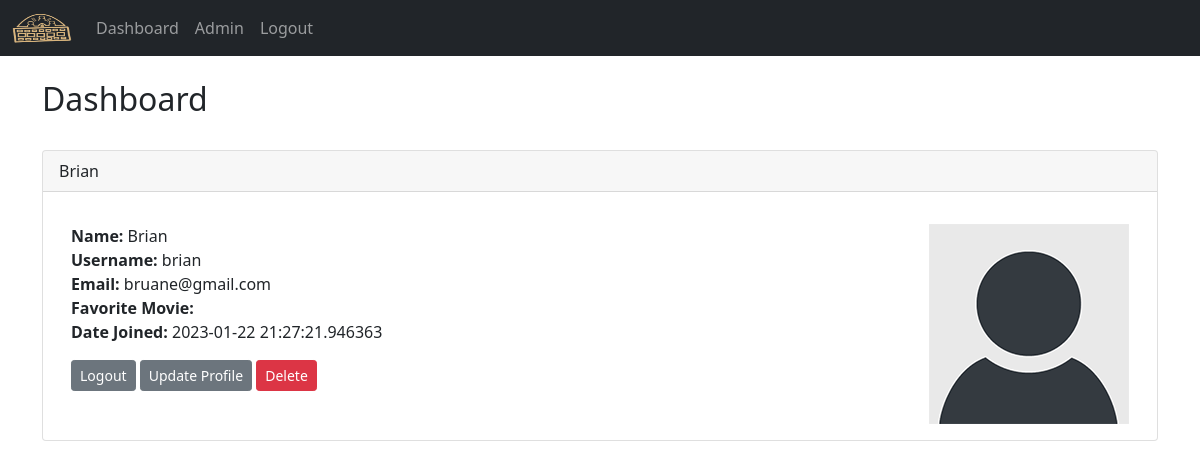
The app's page /dashboard (signed in) with its own data.
### app.py (models this page shows, shortened)
class Users(db.Model, UserMixin):
    id = db.Column(db.Integer, primary_key=True)
    username = db.Column(db.String(20), nullable=False, unique=True)
    name = db.Column(db.String(200), nullable=False)
    email = db.Column(db.String(120), nullable=False, unique=True)
    favorite_movie = db.Column(db.String(120))
    about_author = db.Column(db.Text(), nullable=True)
    date_added = db.Column(db.DateTime, default=datetime.utcnow)
    profile_pic = db.Column(db.String(), nullable=True)
    password_hash = db.Column(db.String(128))
    posts = db.relationship('Posts', backref='poster')
    @property
    def password(self):
        raise AttributeError('password is not a readable attribute!')

### app.py (the view)
@app.route('/dashboard', methods=['GET', 'POST'])
@login_required
def dashboard():
    form = UserForm()
    id = current_user.id
    name_to_update = Users.query.get_or_404(id)
    if request.method == "POST":
        name_to_update.name = request.form['name']
        name_to_update.email = request.form['email']
        name_to_update.favorite_movie = request.form['favorite_movie']
        name_to_update.username = request.form['username']
        name_to_update.about_author = request.form['about_author']
        if request.files['profile_pic']:
            name_to_update.profile_pic = request.files['profile_pic']
            pic_filename = secure_filename(name_to_update.profile_pic.filename)
            pic_name = str(uuid.uuid1()) + "_" + pic_filename
            saver = request.files['profile_pic']
            name_to_update.profile_pic = pic_name
            try:
                db.session.commit()
                saver.save(os.path.join(app.config['UPLOAD_FOLDER'], pic_name))
                flash("User Updated Successfully!")
                return render_template("dashboard.html",
                                       form=form,
                                       name_to_update=name_to_update)
            except:
                flash("Error!  Looks like there was a problem...try again!")
                return render_template("dashboard.html",
                                       form=form,
                                       name_to_update=name_to_update)
        else:
            db.session.commit()
            flash("User Updated Successfully!")
            return render_template("dashboard.html",
                                   form=form,
                                   name_to_update=name_to_update)
    else:
        return render_template("dashboard.html",
                               form=form,
                               name_to_update=name_to_update,
                               id=id)
    return render_template('dashboard.html')

### app.py (called while the page is built)
@login_manager.user_loader
def load_user(user_id):
    return Users.query.get(int(user_id))

@app.context_processor
def base():
    form = SearchForm()
    return dict(form=form)

### templates/dashboard.html (shortened to what this page needs)
{% extends 'base.html' %}
{% block content %}
	<h2>Dashboard</h2>
	<br/>
	<div class="card">
  <div class="card-header">
    {{ current_user.name }}
  </div>
  <div class="card-body">
    <p class="card-text">
<div class="container">
	<div class="row">
		<div class="col-8">
    <strong>Name:</strong>
	{{ current_user.name }}<br/>
	<strong>Username:</strong>
	{{ current_user.username }}<br/>
	<strong>Email:</strong>
	{{ current_user.email }}<br/>
	<strong>Favorite Movie:</strong>
	{{ current_user.favorite_color }}<br/>
	<strong>Date Joined:</strong>
	{{ current_user.date_added }}<br/>
    </p>
    <a href="{{ url_for('logout')}}" class="btn btn-secondary btn-sm">Logout</a>
    <a href="{{ url_for('update', id=current_user.id)}}" class="btn btn-secondary btn-sm">Update Profile</a>
    <a href="{{ url_for('delete', id=current_user.id)}}" class="btn btn-danger btn-sm">Delete</a>
    <br/><br/>
	</div>
	<div class="col-4">
		{% if current_user.profile_pic %}
		<img src="{{ url_for('static', filename='images/' + current_user.profile_pic)}}" width="200" align="right">
		{% else %}
		<img src="{{ url_for('static', filename='images/default_profile_pic.png')}}" width="200" align="right">
		{% endif %}
	</div>
	</div>
	</div>
<br/>
{% endblock %}

### templates/base.html (shortened to what this page needs)
<!DOCTYPE html>
<html lang="en">
  <head>
    <link
      href="https://cdn.jsdelivr.net/npm/bootstrap@5.0.0-beta1/dist/css/bootstrap.min.css"
      rel="stylesheet"
    />
    <link
      href="{{ url_for('static', filename='css/style.css') }}"
      rel="stylesheet"
    />
  </head>
  <body>
    {% include 'navbar.html' %}
    <br />
    <div class="container">{% block content %} {% endblock %}</div>
  </body>
</html>

### templates/navbar.html (shortened to what this page needs)
<nav class="navbar navbar-expand-lg navbar-dark bg-dark">
  <div class="container-fluid">
    <a href="{{url_for('index')}}"><img class="navbar-brand" src="/static/images/head.png" alt="CinnaBuddy" style="width:60px;height:40px;"></a>
    <div class="collapse navbar-collapse" id="navbarSupportedContent">
      <ul class="navbar-nav me-auto mb-2 mb-lg-0">
        {% if current_user.is_authenticated %}
        <li class="nav-item">
          <a class="nav-link" href="{{ url_for('dashboard')}}">Dashboard</a>
        </li>
        {% if current_user.id == 1 %}
        <li class="nav-item">
          <a class="nav-link" href="{{ url_for('admin')}}">Admin</a>
        </li>
        {% endif %}
        <li class="nav-item">
          <a class="nav-link" href="{{ url_for('logout')}}">Logout</a>
        </li>
        {% endif %}
      </ul>
    </div>
  </div>
</nav>

### static/css/style.css (style rules this page uses)
body { background: #000000; background: url("/static/images/logo.png"); }

### records on screen
Users: name "Brian", username "brian", email "bruane@gmail.com", date_added "2023-01-22 21:27:21.946363"
